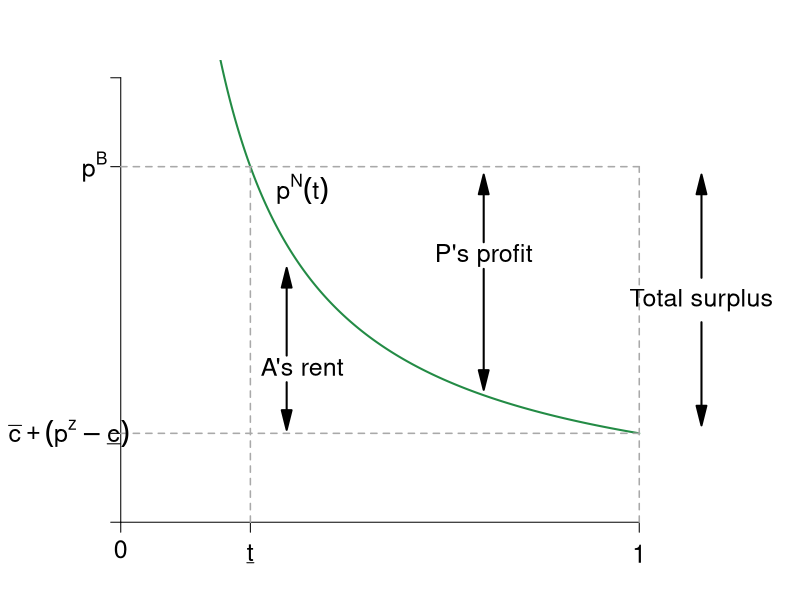

R code for this plot:
require(ggplot2)
require(shape)
require(plotrix)
pdf(file = "information_power/ch10_newfigure.pdf", width = 9, height = 7)

#Set parameters for graphics
pointsize <- 1.8
axislabelsize <- 1.8
labelsize <- 1.5
namesize <- 1.8
annotatesize <- 1.5
graphlinewidth <- 2
segmentlinewidth <- 1.5

disutilityFn <- function(t, cbar = 1.2, underbarc = 1, z = 0) {
  (cbar - underbarc)/(t) + z
}

#COL <- c("#1B9E77", "#D95F02", "#7570B3", "#E7298A", "#66A61E", "#E6AB02", "#A6761D", "#666666")
COL <- c("#238b45","#7fc97f", "#beaed4", "#fdc086", "#ffff99")
par(mar =  c(3, 5, 3, 7))
xlims <- c(0, 1)
ylims <- c(0,1)


plot(0, 0, xlim = xlims, ylim = ylims, type = "n",
     xlab = expression(paste(""), cex = axislabelsize),
     ylab = expression(paste(""), cex = axislabelsize),
     xaxt = "n", yaxt = "n", cex.lab = axislabelsize, bty = "n")

npts <- 500 
npts2 <- 501
#Specify the sequences of points for graphing. 
xx1 <- seq(0, 1, length.out = npts)
xx2 <- seq(xlims[1], xlims[2], length.out = npts)
xx3 <- seq(xlims[1], xlims[2], length.out = npts2)
xx4 <- seq(xlims[1], 25, length.out = npts2)

#Draw the lines for the graphs
lines(xx1, disutilityFn(xx1), col = COL[1], lwd = graphlinewidth)
#lines(xx2, solowCondition(xx2, delta = 5), col = COL[3], lwd = 4)
#lines(xx2, solowInfeas(xx2, delta = 5), col = COL[1], lwd = 4, lty = 2)

#Customize ticks and labels for the plot
ticksy <- c(0,0.2,0.8,1)
ylabels <- c(NA, NA, NA, NA)
ticksx <- c(0, 0.25, 1)
xlabels <- c(0, NA, NA)
axis(1, at = ticksx, pos = 0, labels = xlabels, cex.axis = labelsize)

axis(2, at = ticksy, pos = 0, labels = ylabels, las = 1, cex.axis = labelsize)

#Segments
segments(0, 0.8, 1, 0.8, lty = 2, lwd = 1.5, col = "darkgray", xpd = TRUE)
segments(0.25, 0, 0.25, 0.8, lty = 2, lwd = 1.5, col = "darkgray")
segments(0, 0.2, 1,0.2,lty = 2, lwd = 1.5, col = "darkgray")
segments(1, 0, 1,0.8, lty = 2, lwd = 1.5, col = "darkgray")

#Axis tick labels
#y
text(-0.1, 0.2, expression(paste(bar(c)+(p^z-underline(c)))), cex = labelsize, xpd = TRUE)
text(-0.05, 0.8, expression(paste(p^B)), cex = labelsize, xpd = TRUE)
#x
text(0.25, -0.07, expression(paste(underline(t))), cex = labelsize, xpd = TRUE)
text(1, -0.07, expression(paste(1)), cex = labelsize, xpd = TRUE)

#Text annotations
text(0.35, .75, expression(paste(p^N,(t))), cex = labelsize, xpd = TRUE)
text(0.35, .35, expression(paste("A's rent")), cex = labelsize, xpd = TRUE)
text(.7, .6, expression(paste("P's profit")), cex = labelsize, xpd = TRUE)
text(1.12, 0.5, expression(paste("Total surplus")), cex = labelsize, xpd = TRUE)

#Arrows
Arrows(0.32, 0.375, .32, .55, col = "black", lty = 1, lwd = 2, arr.type = "triangle")
Arrows(0.32, 0.315, .32, .23, col = "black", lty = 1, lwd = 2, arr.type = "triangle")
Arrows(.7, .63, 0.7, 0.76, col = "black", lty = 1, lwd = 2, arr.type = "triangle")
Arrows(.7, .57, 0.7, 0.32, col = "black", lty = 1, lwd = 2, arr.type = "triangle")
Arrows(1.12, 0.55, 1.12, 0.76, col = "black", lty = 1, lwd = 2, arr.type = "triangle", xpd = TRUE)
Arrows(1.12, 0.45, 1.12, 0.24, col = "black", lty = 1, lwd = 2, arr.type = "triangle", xpd = TRUE)



dev.off()
